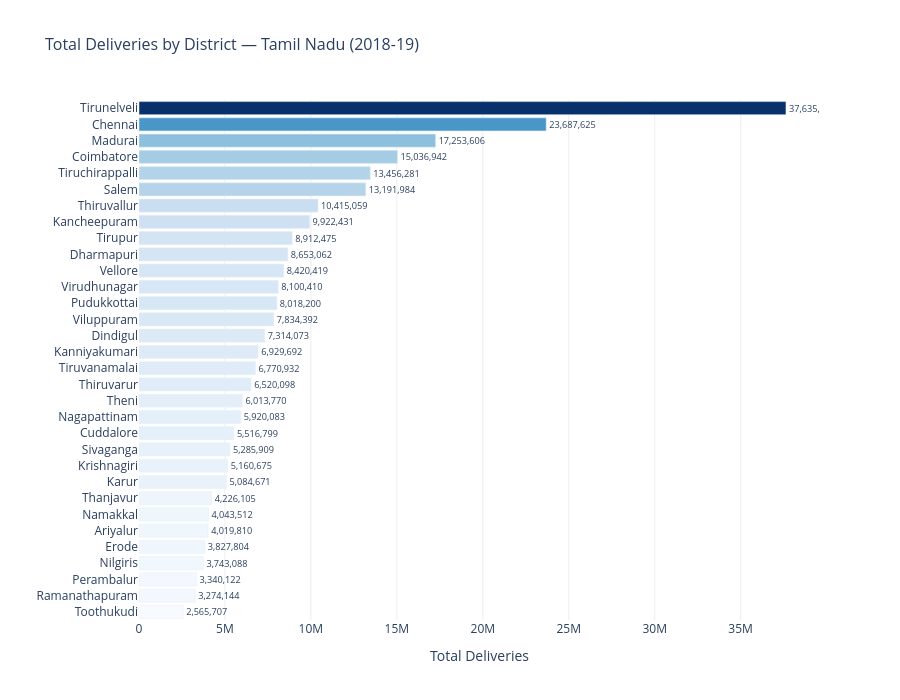
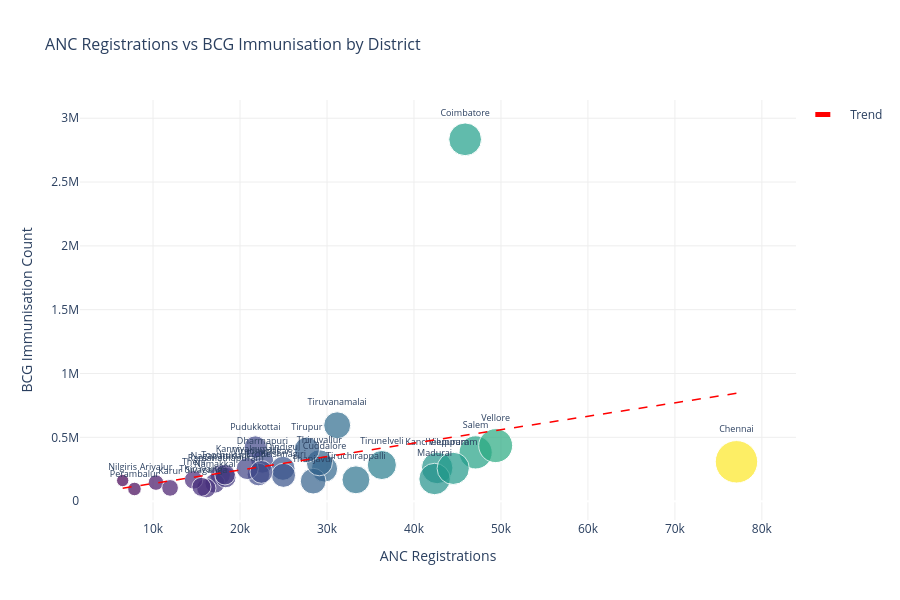

Here is the notebook cell these charts were saved with, in order:
### Code cell
# ── PLOTLY CHART 2: Delivery comparison across districts ──────
delivery = df_long[
    df_long['Indicator'].str.contains("M2", na=False)
].groupby('District')['Value'].sum().reset_index().sort_values('Value', ascending=True)

fig2 = px.bar(
    delivery,
    x='Value',
    y='District',
    orientation='h',
    title='Total Deliveries by District — Tamil Nadu (2018-19)',
    labels={'Value': 'Total Deliveries', 'District': ''},
    color='Value',
    color_continuous_scale='Blues',
    text='Value'
)
fig2.update_traces(texttemplate='%{text:,.0f}', textposition='outside')
fig2.update_layout(
    height=700,
    coloraxis_showscale=False,
    plot_bgcolor='white',
    xaxis=dict(showgrid=True, gridcolor='#eee'),
    title_font_size=16
)
fig2.write_html("../assets/plotly_deliveries.html")
fig2.show()
print("✅ Plotly Chart 2 saved")

# ── PLOTLY CHART 3: Immunisation vs ANC scatter ───────────────
# Get ANC data
anc_data = df_long[
    df_long['Parameters'].str.contains("Total number of pregnant women registered for ANC", na=False)
][['District', 'Value']].rename(columns={'Value': 'ANC'})

# Get immunisation data (BCG vaccine as proxy for child births covered)
immun_data = df_long[
    df_long['Parameters'].str.contains("BCG", na=False)
].groupby('District')['Value'].sum().reset_index().rename(columns={'Value': 'Immunisation'})

# Merge
scatter_df = anc_data.merge(immun_data, on='District').dropna()

fig3 = px.scatter(
    scatter_df,
    x='ANC',
    y='Immunisation',
    text='District',
    title='ANC Registrations vs BCG Immunisation by District',
    labels={
        'ANC': 'ANC Registrations',
        'Immunisation': 'BCG Immunisation Count'
    },
    color='ANC',
    color_continuous_scale='Viridis',
    size='ANC',
    size_max=30
)
fig3.update_traces(textposition='top center', textfont_size=9)
fig3.update_layout(
    height=600,
    plot_bgcolor='white',
    xaxis=dict(showgrid=True, gridcolor='#eee'),
    yaxis=dict(showgrid=True, gridcolor='#eee'),
    coloraxis_showscale=False,
    title_font_size=16
)

# Add trendline manually
import numpy as np
x = scatter_df['ANC'].values
y = scatter_df['Immunisation'].values
z = np.polyfit(x, y, 1)
p = np.poly1d(z)
x_line = np.linspace(x.min(), x.max(), 100)

fig3.add_trace(go.Scatter(
    x=x_line, y=p(x_line),
    mode='lines',
    name='Trend',
    line=dict(color='red', dash='dash', width=1.5),
    showlegend=True
))

fig3.write_html("../assets/plotly_scatter.html")
fig3.show()
print("✅ Plotly Chart 3 saved")
print("\n🎉 All Plotly charts done! Check assets/ folder for 3 HTML files")

### Figure 1 — Plotly figure (JSON) as saved in the notebook; plotly's stock layout.template omitted (floating-point values rounded to 4 significant figures)
{"data": [{"hovertemplate": "Total Deliveries=%{marker.color}<br>=%{y}<extra></extra>", "legendgroup": "", "marker": {"color": [2566000.0, 3274000.0, 3340000.0, 3743000.0, 3828000.0, 4020000.0, 4044000.0, 4226000.0, 5085000.0, 5161000.0, 5286000.0, 5517000.0, 5920000.0, 6014000.0, 6520000.0, 6771000.0, 6930000.0, 7314000.0, 7834000.0, 8018000.0, 8100000.0, 8420000.0, 8653000.0, 8912000.0, 9922000.0, 10420000.0, 13190000.0, 13460000.0, 15040000.0, 17250000.0, 23690000.0, 37640000.0], "coloraxis": "coloraxis", "pattern": {"shape": ""}}, "name": "", "orientation": "h", "showlegend": false, "text": [2566000.0, 3274000.0, 3340000.0, 3743000.0, 3828000.0, 4020000.0, 4044000.0, 4226000.0, 5085000.0, 5161000.0, 5286000.0, 5517000.0, 5920000.0, 6014000.0, 6520000.0, 6771000.0, 6930000.0, 7314000.0, 7834000.0, 8018000.0, 8100000.0, 8420000.0, 8653000.0, 8912000.0, 9922000.0, 10420000.0, 13190000.0, 13460000.0, 15040000.0, 17250000.0, 23690000.0, 37640000.0], "textposition": "outside", "texttemplate": "%{text:,.0f}", "type": "bar", "x": [2566000.0, 3274000.0, 3340000.0, 3743000.0, 3828000.0, 4020000.0, 4044000.0, 4226000.0, 5085000.0, 5161000.0, 5286000.0, 5517000.0, 5920000.0, 6014000.0, 6520000.0, 6771000.0, 6930000.0, 7314000.0, 7834000.0, 8018000.0, 8100000.0, 8420000.0, 8653000.0, 8912000.0, 9922000.0, 10420000.0, 13190000.0, 13460000.0, 15040000.0, 17250000.0, 23690000.0, 37640000.0], "xaxis": "x", "y": ["Toothukudi", "Ramanathapuram", "Perambalur", "Nilgiris", "Erode", "Ariyalur", "Namakkal", "Thanjavur", "Karur", "Krishnagiri", "Sivaganga", "Cuddalore", "Nagapattinam", "Theni", "Thiruvarur", "Tiruvanamalai", "Kanniyakumari", "Dindigul", "Viluppuram", "Pudukkottai", "Virudhunagar", "Vellore", "Dharmapuri", "Tirupur", "Kancheepuram", "Thiruvallur", "Salem", "Tiruchirappalli", "Coimbatore", "Madurai", "Chennai", "Tirunelveli"], "yaxis": "y"}], "layout": {"barmode": "relative", "coloraxis": {"autocolorscale": false, "colorbar": {"title": {"text": "Total Deliveries"}}, "colorscale": [[0, "rgb(247,251,255)"], [0.125, "rgb(222,235,247)"], [0.25, "rgb(198,219,239)"], [0.375, "rgb(158,202,225)"], [0.5, "rgb(107,174,214)"], [0.625, "rgb(66,146,198)"], [0.75, "rgb(33,113,181)"], [0.875, "rgb(8,81,156)"], [1, "rgb(8,48,107)"]], "showscale": false}, "height": 700, "legend": {"tracegroupgap": 0}, "plot_bgcolor": "white", "title": {"font": {"size": 16}, "text": "Total Deliveries by District — Tamil Nadu (2018-19)"}, "xaxis": {"anchor": "y", "domain": [0, 1], "gridcolor": "#eee", "showgrid": true, "title": {"text": "Total Deliveries"}}, "yaxis": {"anchor": "x", "domain": [0, 1], "title": {"text": ""}}}}

### Figure 2 — Plotly figure (JSON) as saved in the notebook; plotly's stock layout.template omitted (floating-point values rounded to 4 significant figures)
{"data": [{"hovertemplate": "ANC Registrations=%{marker.color}<br>BCG Immunisation Count=%{y}<br>District=%{text}<extra></extra>", "legendgroup": "", "marker": {"color": [10340.0, 77080.0, 45880.0, 29710.0, 22580.0, 24930.0, 22120.0, 42670.0, 20830.0, 11950.0, 25000.0, 42370.0, 17730.0, 17110.0, 6509.0, 7864.0, 21760.0, 18360.0, 47090.0, 16120.0, 28410.0, 14660.0, 29120.0, 15560.0, 33320.0, 36300.0, 27680.0, 31170.0, 18270.0, 49390.0, 44510.0, 22460.0], "coloraxis": "coloraxis", "size": [10340.0, 77080.0, 45880.0, 29710.0, 22580.0, 24930.0, 22120.0, 42670.0, 20830.0, 11950.0, 25000.0, 42370.0, 17730.0, 17110.0, 6509.0, 7864.0, 21760.0, 18360.0, 47090.0, 16120.0, 28410.0, 14660.0, 29120.0, 15560.0, 33320.0, 36300.0, 27680.0, 31170.0, 18270.0, 49390.0, 44510.0, 22460.0], "sizemode": "area", "sizeref": 85.64, "symbol": "circle"}, "mode": "markers+text", "name": "", "orientation": "v", "showlegend": false, "text": ["Ariyalur", "Chennai", "Coimbatore", "Cuddalore", "Dharmapuri", "Dindigul", "Erode", "Kancheepuram", "Kanniyakumari", "Karur", "Krishnagiri", "Madurai", "Nagapattinam", "Namakkal", "Nilgiris", "Perambalur", "Pudukkottai", "Ramanathapuram", "Salem", "Sivaganga", "Thanjavur", "Theni", "Thiruvallur", "Thiruvarur", "Tiruchirappalli", "Tirunelveli", "Tirupur", "Tiruvanamalai", "Toothukudi", "Vellore", "Viluppuram", "Virudhunagar"], "textfont": {"size": 9}, "textposition": "top center", "type": "scatter", "x": [10340.0, 77080.0, 45880.0, 29710.0, 22580.0, 24930.0, 22120.0, 42670.0, 20830.0, 11950.0, 25000.0, 42370.0, 17730.0, 17110.0, 6509.0, 7864.0, 21760.0, 18360.0, 47090.0, 16120.0, 28410.0, 14660.0, 29120.0, 15560.0, 33320.0, 36300.0, 27680.0, 31170.0, 18270.0, 49390.0, 44510.0, 22460.0], "xaxis": "x", "y": [145400.0, 308300.0, 2835000.0, 252800.0, 308900.0, 257300.0, 208900.0, 260100.0, 255300.0, 103700.0, 202600.0, 173400.0, 205400.0, 140400.0, 161500.0, 95200.0, 423300.0, 186000.0, 382000.0, 101800.0, 156800.0, 166700.0, 300600.0, 112000.0, 167200.0, 283200.0, 403500.0, 594200.0, 207600.0, 435100.0, 256800.0, 229100.0], "yaxis": "y"}, {"line": {"color": "red", "dash": "dash", "width": 1.5}, "mode": "lines", "name": "Trend", "showlegend": true, "type": "scatter", "x": [6509.0, 7222.0, 7935.0, 8647.0, 9360.0, 10070.0, 10790.0, 11500.0, 12210.0, 12920.0, 13640.0, 14350.0, 15060.0, 15780.0, 16490.0, 17200.0, 17910.0, 18630.0, 19340.0, 20050.0, 20770.0, 21480.0, 22190.0, 22900.0, 23620.0, 24330.0, 25040.0, 25760.0, 26470.0, 27180.0, 27890.0, 28610.0, 29320.0, 30030.0, 30750.0, 31460.0, 32170.0, 32880.0, 33600.0, 34310.0, 35020.0, 35730.0, 36450.0, 37160.0, 37870.0, 38590.0, 39300.0, 40010.0, 40720.0, 41440.0, 42150.0, 42860.0, 43580.0, 44290.0, 45000.0, 45710.0, 46430.0, 47140.0, 47850.0, 48570.0, 49280.0, 49990.0, 50700.0, 51420.0, 52130.0, 52840.0, 53560.0, 54270.0, 54980.0, 55690.0, 56410.0, 57120.0, 57830.0, 58550.0, 59260.0, 59970.0, 60680.0, 61400.0, 62110.0, 62820.0, 63540.0, 64250.0, 64960.0, 65670.0, 66390.0, 67100.0, 67810.0, 68530.0, 69240.0, 69950.0, 70660.0, 71380.0, 72090.0, 72800.0, 73510.0, 74230.0, 74940.0, 75650.0, 76370.0, 77080.0], "y": [101800.0, 109300.0, 116800.0, 124300.0, 131800.0, 139300.0, 146800.0, 154300.0, 161800.0, 169300.0, 176900.0, 184400.0, 191900.0, 199400.0, 206900.0, 214400.0, 221900.0, 229400.0, 236900.0, 244400.0, 251900.0, 259400.0, 267000.0, 274500.0, 282000.0, 289500.0, 297000.0, 304500.0, 312000.0, 319500.0, 327000.0, 334500.0, 342000.0, 349500.0, 357100.0, 364600.0, 372100.0, 379600.0, 387100.0, 394600.0, 402100.0, 409600.0, 417100.0, 424600.0, 432100.0, 439600.0, 447100.0, 454700.0, 462200.0, 469700.0, 477200.0, 484700.0, 492200.0, 499700.0, 507200.0, 514700.0, 522200.0, 529700.0, 537200.0, 544800.0, 552300.0, 559800.0, 567300.0, 574800.0, 582300.0, 589800.0, 597300.0, 604800.0, 612300.0, 619800.0, 627300.0, 634800.0, 642400.0, 649900.0, 657400.0, 664900.0, 672400.0, 679900.0, 687400.0, 694900.0, 702400.0, 709900.0, 717400.0, 724900.0, 732500.0, 740000.0, 747500.0, 755000.0, 762500.0, 770000.0, 777500.0, 785000.0, 792500.0, 800000.0, 807500.0, 815000.0, 822500.0, 830100.0, 837600.0, 845100.0]}], "layout": {"coloraxis": {"autocolorscale": false, "colorbar": {"title": {"text": "ANC Registrations"}}, "colorscale": [[0, "#440154"], [0.1111, "#482878"], [0.2222, "#3e4989"], [0.3333, "#31688e"], [0.4444, "#26828e"], [0.5556, "#1f9e89"], [0.6667, "#35b779"], [0.7778, "#6ece58"], [0.8889, "#b5de2b"], [1, "#fde725"]], "showscale": false}, "height": 600, "legend": {"itemsizing": "constant", "tracegroupgap": 0}, "plot_bgcolor": "white", "title": {"font": {"size": 16}, "text": "ANC Registrations vs BCG Immunisation by District"}, "xaxis": {"anchor": "y", "domain": [0, 1], "gridcolor": "#eee", "showgrid": true, "title": {"text": "ANC Registrations"}}, "yaxis": {"anchor": "x", "domain": [0, 1], "gridcolor": "#eee", "showgrid": true, "title": {"text": "BCG Immunisation Count"}}}}
